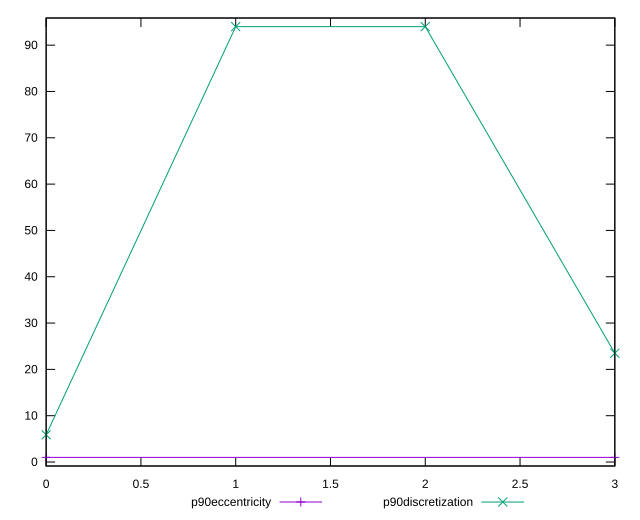

Generate this figure with gnuplot:
reset

$p90Eccentricity <<EOF
0 0.9999999999999997
3 0.9999999999999987
EOF

$p90Discretization <<EOF
0 5.875
1 94
2 94
3 23.5
EOF

set key outside below
set xrange [0:3]
set yrange [-0.8600000000000014:95.86]
set trange [-0.8600000000000014:95.86]
set terminal svg size 640, 520 enhanced background rgb 'white'
set output "reports/report_00031_2021-02-24T23-18-18.084Z/unused-javascript/progression/eccentricity.svg"

plot $p90Eccentricity title "p90eccentricity" with linespoints, \
     $p90Discretization title "p90discretization" with linespoints

reset
